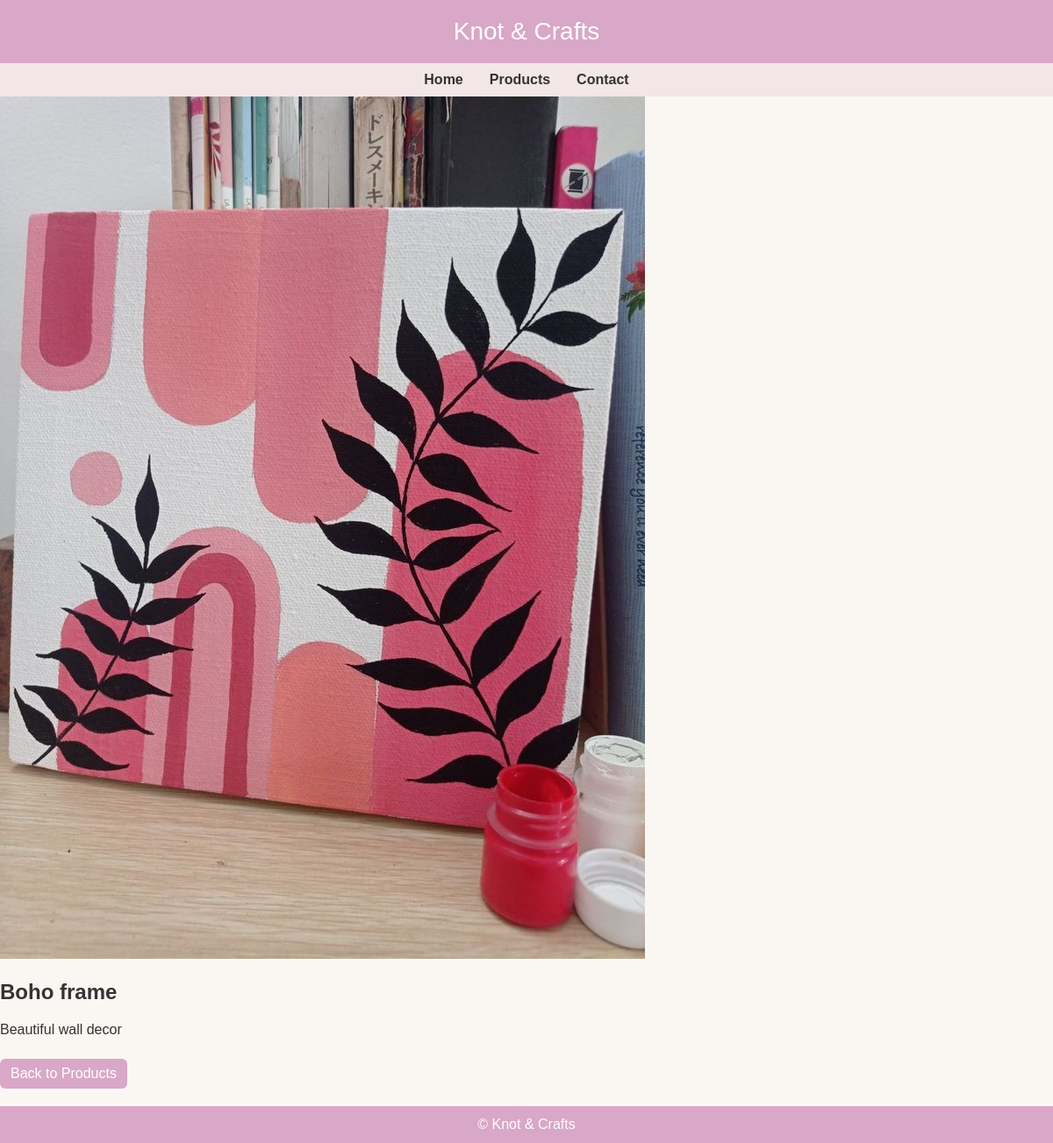
Screenshot of /product/b-o-h-o/ with the database file from the repository.
### crafts/models.py (models this page shows, shortened)
class Product(models.Model):
    title = models.CharField(max_length=200)
    slug = models.SlugField(max_length=220, unique=True, blank=True)
    category = models.ForeignKey(
        'Category',
        on_delete=models.CASCADE,
        related_name='products',
        null=True, blank=True
    )
    description = models.TextField(blank=True)
    price = models.DecimalField(max_digits=8, decimal_places=2, null=True, blank=True)
    image = models.ImageField(upload_to='products/', blank=True, null=True)
    created_at = models.DateTimeField(auto_now_add=True)
    class Meta:
        ordering = ['-created_at']

### crafts/views.py (the view)
# urls.py: path('product/<slug:slug>/', views.ProductDetailView.as_view(), name='product_detail'),
class ProductDetailView(DetailView):
    model = Product
    template_name = 'crafts/product_detail.html'
    context_object_name = 'product'
    def get_context_data(self, **kwargs):
        ctx = super().get_context_data(**kwargs)
        ctx['categories'] = Category.objects.all()
        return ctx

### crafts/templates/crafts/product_detail.html
{% extends 'crafts/base.html' %}
{% load static %}
{% block extrastyle %}
<link rel="stylesheet" href="{% static 'crafts/css/styles.css' %}">
{% endblock %}
{% block content %}
<div>
<section class="detail-section" data-aos="fade-up">
  <div class="detail-container">
    <div class="detail-image">
      {% if product.image %}
        <img src="{{ product.image.url }}" alt="{{ product.title }}">
      {% else %}
        <img src="{% static 'crafts/images/l1.jpg' %}" alt="{{ product.title }}">
      {% endif %}
    </div>
    <div class="detail-content">
      <h2>{{ product.title }}</h2>
      <p>{{ product.description }}</p>
      <a href="{% url 'crafts:products' %}" class="btn">Back to Products</a>
    </div>
  </div>
</section>
</div>
{% endblock %}

### crafts/static/crafts/css/styles.css (style rules this page uses)
body { margin:0; font-family: Arial, sans-serif; background: #faf7f2; color:#333 }
.btn { display:inline-block; margin-top:8px; padding:8px 12px; background:#d9a7c7; color:white; border-radius:6px; text-decoration:none }

### rows the page displays
Product: image (picture), title "Boho frame", description "Beautiful wall decor"
